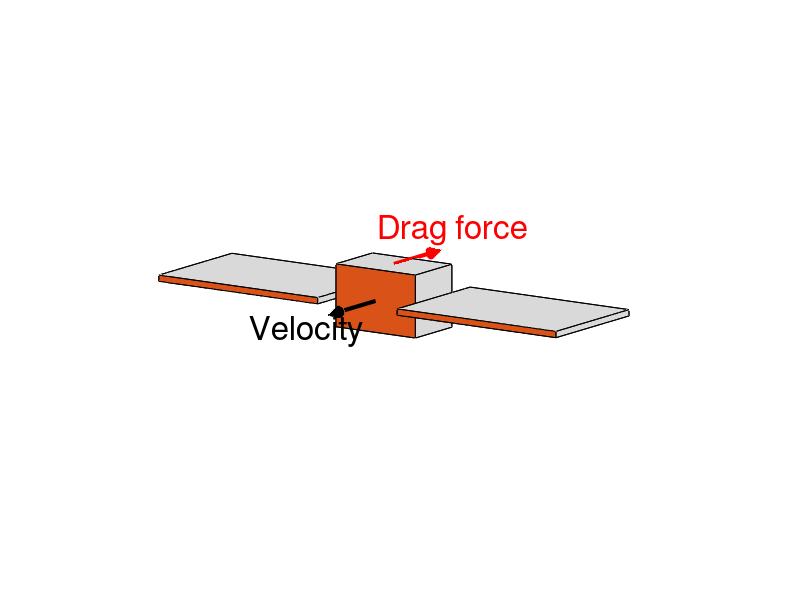
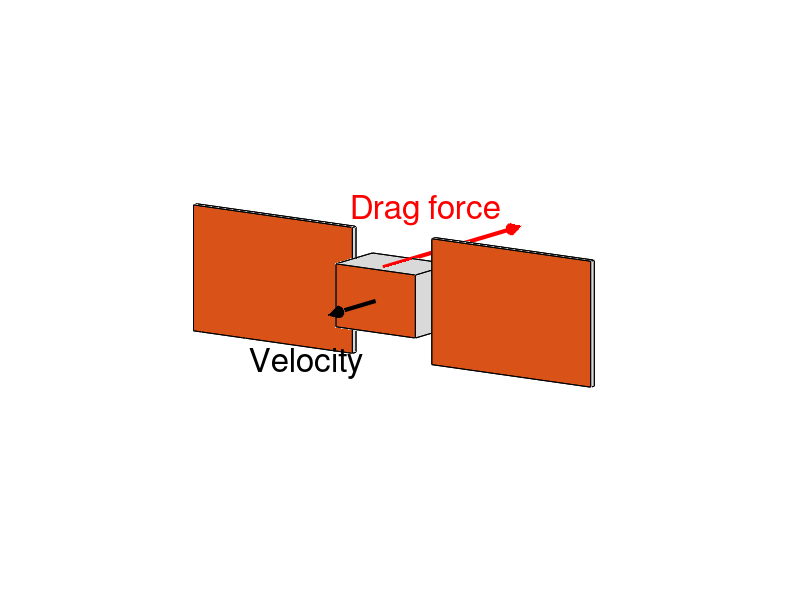

The MATLAB script that drew these images, in order:
close all
% 直方体の各面の頂点を定義します。
X1 = 0.75*[-1   1    1   -1  -1   1    1   -1  ];
Y1 = [0.5  0.5  0.5 0.5 -0.5  -0.5  -0.5 -0.5];
Z1 = [-0.5 -0.5 0.5 0.5 -0.5 -0.5 0.5 0.5];
X2 = 1.5*[-1   1    1   -1  -1   1    1   -1  ] + 2.25;
Y2 = 2*[0.5  0.5  0.5 0.5 -0.5  -0.5  -0.5 -0.5];
Z2 = 0.1*[-0.5 -0.5 0.5 0.5 -0.5 -0.5 0.5 0.5];
X3 = 1.5*[-1   1    1   -1  -1   1    1   -1  ] - 2.25;

% 各面を定義します。
Faces = [1 2 6 5; 2 3 7 6; 3 4 8 7; 4 1 5 8; 1 2 3 4; 5 6 7 8];

% 各面に色を定義します。これはオプションで、任意に設定できます。
Colors = repmat(0.85*[1 1 1],6,1);
Colors(6,:) = [0.8500 0.3250 0.0980];

figure
% patch関数で直方体を描画します。
patch('Vertices',[X1' Y1' Z1'],'Faces',Faces,'FaceVertexCData',Colors,'FaceColor','flat')
axis equal
axis off
hold on;
patch('Vertices',[X2' Y2' Z2'],'Faces',Faces,'FaceVertexCData',Colors,'FaceColor','flat')
patch('Vertices',[X3' Y2' Z2'],'Faces',Faces,'FaceVertexCData',Colors,'FaceColor','flat')
view(34.6,11.8669);
text(-1,-2.5,-0.25,'Velocity','FontSize',24,'Interpreter','none')
text(-1,1,0.75,'Drag force','FontSize',24,'Color','r','Interpreter','none')

xlim([-3.7500    3.7500])
ylim([-2.5    3.6])
zlim([-1,1])


figure;
Colors(1,:) = Colors(6,:);
Colors(6,:) = Colors(2,:);
patch('Vertices',[X1' Z1' Y1'],'Faces',Faces,'FaceVertexCData',Colors,'FaceColor','flat')
axis equal
axis off
patch('Vertices',[X2' Z2' Y2'],'Faces',Faces,'FaceVertexCData',Colors,'FaceColor','flat')
patch('Vertices',[X3' Z2' Y2'],'Faces',Faces,'FaceVertexCData',Colors,'FaceColor','flat')

view(34.6,11.8669);
text(-1,-2.5,-0.75,'Velocity','FontSize',24,'Interpreter','none')
text(-1,0.25,1.2,'Drag force','FontSize',24,'Color','r','Interpreter','none')

xlim([-3.7500    3.7500])
ylim([-2.5    3.6])
zlim([-1,1])




% 円錐のパラメータを定義
h = 0.3; % 円錐の高さ
r = 0.3*h; % 円錐の底面の半径

% パラメーター空間を定義
[theta,z] = meshgrid(linspace(0,2*pi,50),linspace(0,h,50));

% 円錐の座標を計算
x = r*(1-z/h).*cos(theta);
y = r*(1-z/h).*sin(theta);

% 円錐を描く
hold on
surf(x,-z-1.5,y,'FaceColor','k','EdgeColor','k');
plot3([0,0],[-0.5,-1.5],[0,0],'k','LineWidth',3);

surf(x,z+3.2,y+0.5,'FaceColor','r','EdgeColor','r');
plot3([-0,-0],[-0.3,3.2],[0.5,0.5],'r','LineWidth',3);

figure(1);

hold on
surf(x,-z-1.5,y,'FaceColor','k','EdgeColor','k');
plot3([0,0],[-0.5,-1.5],[0,0],'k','LineWidth',3);

surf(x,z+1,y+0.5,'FaceColor','r','EdgeColor','r');
plot3([0,0],[0,1],[0.5,0.5],'r','LineWidth',3);


% 軸の比率を等しくする（オプション）
axis equal

